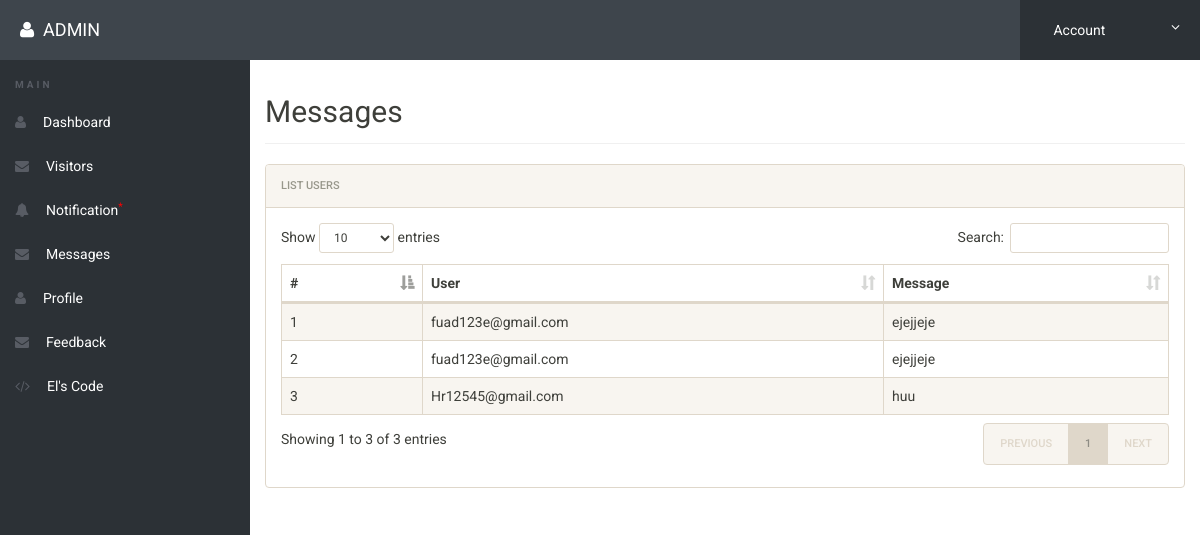
Screenshot of /messages.php (signed in) with the database file from the repository.
### tables this page shows
CREATE TABLE `feedback` (
  `id` int(11) NOT NULL,
  `sender` varchar(50) NOT NULL,
  `reciver` varchar(50) NOT NULL,
  `title` varchar(100) NOT NULL,
  `feedbackdata` varchar(500) NOT NULL,
  `attachment` varchar(50) NOT NULL
);

### messages.php (the view, shortened to what this page needs)
<?php
include('includes/config.php');
if(strlen($_SESSION['alogin'])==0)
	{
header('location:index.php');
}
else{
 ?>
<!doctype html>
<html lang="en" class="no-js">
<head>
	<link rel="stylesheet" href="css/font-awesome.min.css">
	<link rel="stylesheet" href="css/bootstrap.min.css">
	<link rel="stylesheet" href="css/dataTables.bootstrap.min.css">
	<link rel="stylesheet" href="css/bootstrap-social.css">
	<link rel="stylesheet" href="css/bootstrap-select.css">
	<link rel="stylesheet" href="css/fileinput.min.css">
	<link rel="stylesheet" href="css/awesome-bootstrap-checkbox.css">
	<link rel="stylesheet" href="css/style.css">
</head>
<body>
	<?php include('includes/header.php');?>
	<div class="ts-main-content">
		<?php include('includes/leftbar.php');?>
		<div class="content-wrapper">
			<div class="container-fluid">
				<div class="row">
					<div class="col-md-12">
						<h2 class="page-title">Messages</h2>
						<div class="panel panel-default">
							<div class="panel-heading">List Users</div>
							<div class="panel-body">
								<table id="zctb" class="display table table-striped table-bordered table-hover" cellspacing="0" width="100%">
									<thead>
										<tr>
										       <th>#</th>
												<th>User</th>
												<th>Message</th>
										</tr>
									</thead>
									<tbody>
<?php
$reciver = $_SESSION['alogin'];
$sql = "SELECT * from  feedback where reciver = (:reciver)";
$query = $dbh -> prepare($sql);
$query-> bindParam(':reciver', $reciver, PDO::PARAM_STR);
$query->execute();
$results=$query->fetchAll(PDO::FETCH_OBJ);
$cnt=1;
if($query->rowCount() > 0)
{
foreach($results as $result)
{				?>
										<tr>
											<td><?php echo htmlentities($cnt);?></td>
                                            <td><?php echo htmlentities($result->sender);?></td>
											<td><?php echo htmlentities($result->feedbackdata);?></td>
										</tr>
										<?php $cnt=$cnt+1; }} ?>
									</tbody>
								</table>
							</div>
						</div>
					</div>
				</div>
			</div>
		</div>
	</div>
</body>
</html>
<?php } ?>

### css/style.css (style rules this page uses)
html { font-size: 14px; }
@media only screen and (min-width: 480px) { html { font-size: 17px; } }
@media only screen and (min-width: 768px) { html { font-size: 14px; } }
body { font-size: 1em; }
.panel { overflow: hidden; }
.page-title { padding-bottom: 15px; margin-bottom: 20px; border-bottom: 1px solid #f0f0f0; }
.ts-main-content .content-wrapper { padding-top: 15px; margin-top: 60px; }
@media only screen and (min-width: 992px) { .ts-main-content .content-wrapper { margin-left: 250px; } }

### rows the page displays
feedback: sender "fuad123e@gmail.com", feedbackdata "ejejjeje"
feedback: sender "fuad123e@gmail.com", feedbackdata "ejejjeje"
feedback: sender "Hr12545@gmail.com", feedbackdata "huu"

### other values shown
$_SESSION['alogin'] "ADMIN"
